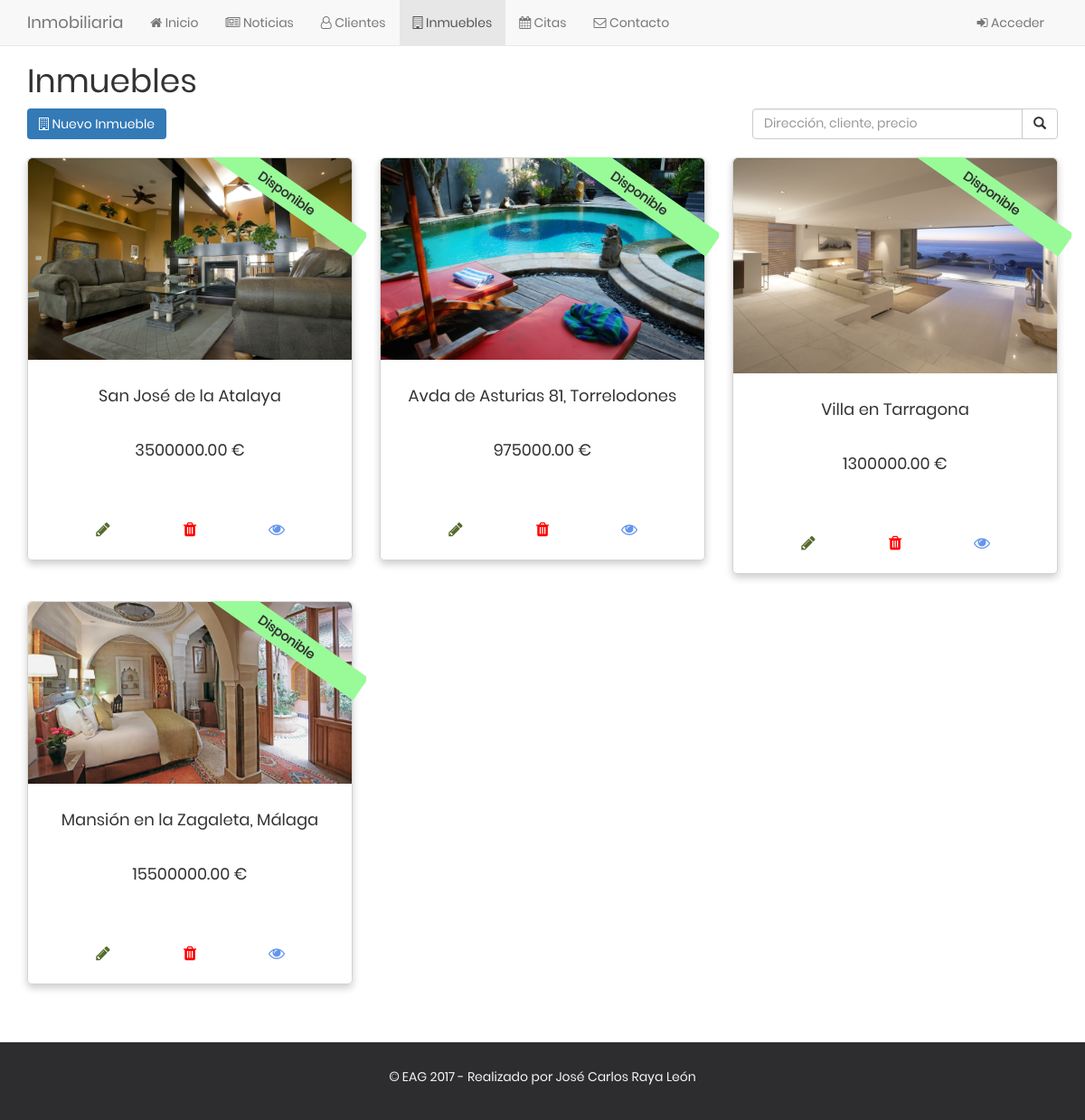
Page /php/inmuebles/inmuebles.php on the committed database.
### tables this page shows
CREATE TABLE `inmuebles` (
  `id` bigint(20) UNSIGNED NOT NULL,
  `direccion` varchar(100) NOT NULL,
  `descripcion` varchar(560) NOT NULL,
  `precio` decimal(12,2) NOT NULL,
  `id_cliente` bigint(20) NOT NULL,
  `imagen` varchar(50) NOT NULL
);

### php/inmuebles/inmuebles.php (the view, shortened to what this page needs)
<!DOCTYPE html>
<html lang="en">
<head>
    <?php include '../funciones.php';
    ?>
</head>
<body>
        <div class="container">
            <div class="row equal">
                <div class="col-md-12" id="ver">
                    <h1>Inmuebles</h1>
                    <div class="row">
                        <div class="col-xs-6">
                            <a class="btn bg-primary" data-toggle="modal" data-target="#insInm"><span class="fa fa-building-o"></span> Nuevo Inmueble</a>
                        </div>
                        <div class="col-xs-6 text-right">
                            <form class="form-inline" action="#" method="post">
                                <div class="input-group">
                                    <input class="form-control" type="text" name="buscar" placeholder="Dirección, cliente, precio">
                                    <div class="input-group-btn">
                                        <button class="btn btn-default" type="submit" name="enviarBuscar">
                                    <i class="glyphicon glyphicon-search"></i>
                                </button>
                                    </div>
                                </div>
                            </form>
                        </div>
                    </div>
                    <br>
                    <?php
            if(isset($_POST['buscar'])){
            $busqueda = $_POST['buscar'];
                    $cons_bus_inm = "select inm.id id_inm, inm.direccion, inm.descripcion, inm.precio, inm.id_cliente, inm.imagen, cli.nombre
                                    from inmuebles inm, clientes cli
                                    where inm.id_cliente = cli.id
                                    and (inm.direccion like '%$busqueda%'
                                    or cli.nombre like '%$busqueda%'
                                    or inm.precio like '%$busqueda%')";
                    $inmuebles = db_query($cons_bus_inm);
                  ?>
            <div class="row">
            <?php
                $cont = 0;
            while($fila = mysqli_fetch_array($inmuebles, MYSQLI_ASSOC)){
                ?>
                     <div class="col-md-4 col-sm-6 inmueble">
                                    <div class="card inmueble">
                                        <img src="../../img/inmuebles/<?php echo $fila['imagen']; ?>" alt="Card image" style="width: 100%">
                                        <?php
                                                    if($fila['id_cliente'] == 0){
                                                        ?>
                                                        <div class="disponibilidad" style="background-color:palegreen">
                                                                 <strong>Disponible</strong>
                                                        </div>
                                                        <?php
                                                    }else{
                                                        ?>
                                                        <div class="disponibilidad" style="background-color:#FA5858">
                                                            <strong>Vendido</strong>
                                                        </div>
                                                        <?php
                                                    }
                                                    ?>
                                        <div class="card-body">
                                            <div class="row">
                                                <div class="col-md-12">
                                                    <h4 class="card-title text-center">
                                                        <?php echo $fila['direccion']; ?>
                                                    </h4>
                                                </div>
                                            </div>
                                            <br>
                                            <div class="row text-center">
                                                <h4><?php echo $fila['precio']; ?> €</h4>
                                            </div>
                                            <div class="row text-center">
                                               <?php
                                                        $cons_nombres = "select nombre, apellidos from clientes
                                                                            where id = $fila[id_cliente]";
                                                        $nombres = db_query($cons_nombres);
                                                        $nombre = mysqli_fetch_array($nombres);
                                                    if($fila['id_cliente'] != 0){
                                                    ?>
                                                        <h5><?php echo $nombre['nombre']." ".$nombre['apellidos'] ?></h5>
                                                        <?php
                                                    }else{
                                                        echo '<h5>&nbsp</h5>';
                                                    }
                                                ?>
                                            </div>
                                            <br>
                                            <div class="row center-block">
                                                <div class="col-xs-12">
                                                    <div class="col-xs-4 text-center"><span>
                                                        <a class="btn-m" href="mod_inmueble.php?id=<?php echo $fila['id_inm'] ?>">
                                                        <span class="fa fa-pencil"></span></a>
                                                    </span>
                                                    </div>
                                                    <div class="col-xs-4 text-center">
                                                        <a class="btn-r" href="del_inmueble.php?id=<?php echo $fila['id_inm'] ?>">
                                                        <span class="fa fa-trash"></span></a>
                                                    </div>
                                                    <div class="col-xs-4 text-center">
                                                            <a class="btn-e" href="inmueble.php?id=<?php echo $fila['id_inm'] ?>">
                                                            <span class="fa fa-eye"></span></a>
                                                    </div>
                                                </div>
                                            </div>
                                        </div>
                                    </div>
                                </div>
                            <?php
                    $cont++;
                                if ($cont % 3 == 0)
                                {
                ?> </div><div class="row"> <?php
                                }
            }
            db_close();
            ?>
                        <?php
            }else{
            $cons_inmuebles = "select * from inmuebles";
            $inmuebles = db_query($cons_inmuebles);
            ?>
            <div class="row">
            <?php
                $cont = 0;
            while($fila = mysqli_fetch_array($inmuebles, MYSQLI_ASSOC)){
                ?>
                     <div class="col-md-4 col-sm-6 inmueble">
                                    <div class="card inmueble">
                                        <img src="../../img/inmuebles/<?php echo $fila['imagen']; ?>" alt="Card image" style="width: 100%">
                                        <?php
                                                    if($fila['id_cliente'] == 0){
                                                        ?>
                                                        <div class="disponibilidad" style="background-color:palegreen">
                                                                 <strong>Disponible</strong>
                                                        </div>
                                                        <?php
                                                    }else{
                                                        ?>
                                                        <div class="disponibilidad" style="background-color:#FA5858">
                                                            <strong>Vendido</strong>
                                                        </div>
                                                        <?php
                                                    }
                                                    ?>
                                        <div class="card-body">
                                            <div class="row">
                                                <div class="col-md-12">
                                                    <h4 class="card-title text-center">
                                                        <?php echo $fila['direccion']; ?>
                                                    </h4>
                                                </div>
                                            </div>
                                            <br>
                                            <div class="row text-center">
                                                <h4><?php echo $fila['precio']; ?> €</h4>
                                            </div>
                                            <div class="row text-center">
                                               <?php
                                                        $cons_nombres = "select nombre, apellidos from clientes
                                                                            where id = $fila[id_cliente]";
                                                        $nombres = db_query($cons_nombres);
                                                        $nombre = mysqli_fetch_array($nombres);
                                                    if($fila['id_cliente'] != 0){
                                                    ?>
                                                        <h5><?php echo $nombre['nombre']." ".$nombre['apellidos'] ?></h5>
                                                        <?php
                                                    }else{
                                                        echo '<h5>&nbsp</h5>';
                                                    }
                                                ?>
                                            </div>
                                            <br>
                                            <div class="row center-block">
                                                <div class="col-xs-12">
                                                    <div class="col-xs-4 text-center"><span>
                                                        <a class="btn-m" href="mod_inmueble.php?id=<?php echo $fila['id'] ?>">
                                                        <span class="fa fa-pencil"></span></a>
                                                    </span>
                                                    </div>
                                                    <div class="col-xs-4 text-center">
                                                        <a class="btn-r" href="del_inmueble.php?id=<?php echo $fila['id'] ?>">
                                                        <span class="fa fa-trash"></span></a>
                                                    </div>
                                                    <div class="col-xs-4 text-center">
                                                            <a class="btn-e" href="inmueble.php?id=<?php echo $fila['id'] ?>">
                                                            <span class="fa fa-eye"></span></a>
                                                    </div>
                                                </div>
                                            </div>
                                        </div>
                                    </div>
                                </div>
                            <?php
                    $cont++;
                                if ($cont % 3 == 0)
                                {
                ?> </div><div class="row"> <?php
                                }
            }
            }
        ?>
                </div>
            </div>
        </div>
    </div>
</body>
</html>

### css/main.css (style rules this page uses)
html { position: relative; min-height: 100%; }
body { padding-top: 50px; padding-bottom: 120px; font-family: 'Poppins', sans-serif; }
img { display: inline-block; }
.btn-r { background: none; border: none; font-size: large; color: red; }
.btn-e { background: none; border: none; font-size: large; color: cornflowerblue; }
.btn-m { background: none; border: none; font-size: large; color: darkolivegreen; }
.card { border: 1px solid lightgray; border-radius: 5px; box-shadow: 0 4px 8px 0 rgba(0, 0, 0, 0.2); transition: 0.3s; margin-bottom: 30px; }
.card img { border-radius: 5px 5px 0px 0px; }
.card-body { padding: 20px; }
.disponibilidad { width: 200px; height: 30px; text-align: center; line-height: 30px; }
.inmueble .disponibilidad { transform: rotate(35deg); right: -12px; top: 25px; position: absolute; overflow: hidden; z-index: 1; }
.inmueble { overflow: hidden; }
.row { overflow: hidden; }

### rows in the picture
inmuebles: imagen (picture), shows "Disponible", direccion "San José de la Atalaya", precio "3500000.00"
inmuebles: imagen (picture), shows "Disponible", direccion "Avda de Asturias 81, Torrelodones", precio "975000.00"
inmuebles: imagen (picture), shows "Disponible", direccion "Villa en Tarragona", precio "1300000.00"
inmuebles: imagen (picture), shows "Disponible", direccion "Mansión en la Zagaleta, Málaga", precio "15500000.00"
